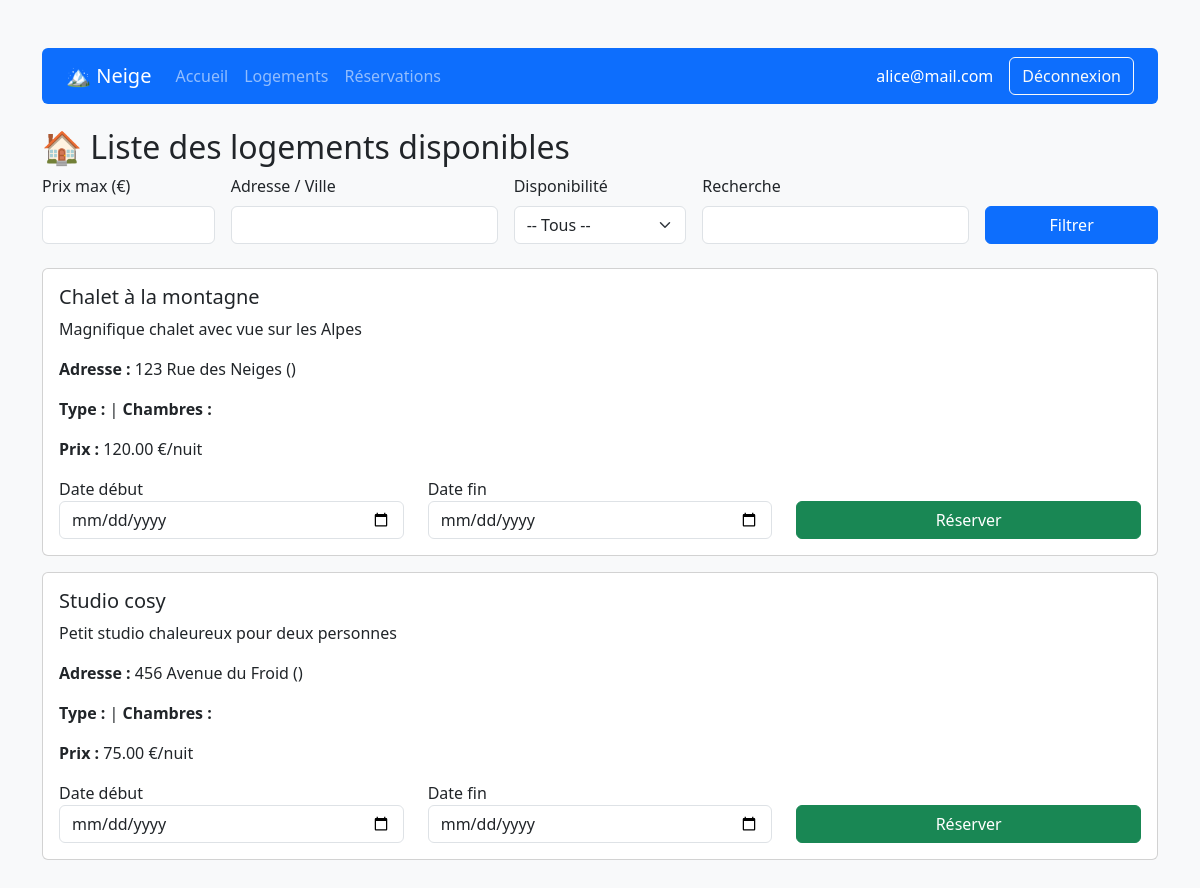
The page /index.php?page=2 (signed in) on the database its author committed.
### tables this page shows
CREATE TABLE logements (
    id INT AUTO_INCREMENT PRIMARY KEY,
    proprietaire_id INT,
    titre VARCHAR(255),
    description TEXT,
    adresse VARCHAR(255),
    prix_par_nuit DECIMAL(10, 2),
    disponible BOOLEAN DEFAULT TRUE,
    FOREIGN KEY (proprietaire_id) REFERENCES user(id)
);

### modele/modele.class.php (called while the page is built, shortened)
<?php
class Modele {
    private $pdo;
    public function __construct() {
        try {
            $this->pdo = new PDO("mysql:host=localhost;dbname=neige", "root", "");
            $this->pdo->setAttribute(PDO::ATTR_ERRMODE, PDO::ERRMODE_EXCEPTION);
        } catch (PDOException $exp) {
            echo "Erreur de connexion à la BDD : " . $exp->getMessage();
        }
    }
    public function selectAllLogements($prix_max = null, $adresse = null, $disponible = null, $recherche = null) {
        $sql = "SELECT * FROM logements WHERE 1=1";
        $params = [];
        $stmt = $this->pdo->prepare($sql);
        $stmt->execute($params);
        return $stmt->fetchAll();
    }
}
?>

### controleur/controleur.class.php (called while the page is built, shortened)
<?php
require_once("modele/modele.class.php");
class Controleur {
    private $unModele;
    public function __construct() {
        $this->unModele = new Modele();
    }
    function getLogements($prix_max = null, $adresse = null, $disponible = null, $recherche = null) {
        return $this->unModele->selectAllLogements($prix_max, $adresse, $disponible, $recherche);
    }
}
?>

### gestion_logements.php (the view, shortened to what this page needs)
<?php
$type = $_SESSION['type'];
if ($type == "client") {
    echo "<h2>🏠 Liste des logements disponibles</h2>";
    ?>
    <form method="get" class="row g-3 mb-4">
        <div class="col-md-2">
            <label class="form-label">Prix max (€)</label>
            <input type="number" class="form-control" name="prix_max"
                value="<?= isset($_GET['prix_max']) ? htmlspecialchars($_GET['prix_max']) : '' ?>">
        </div>
        <div class="col-md-3">
            <label class="form-label">Adresse / Ville</label>
            <input type="text" class="form-control" name="adresse"
                value="<?= isset($_GET['adresse']) ? htmlspecialchars($_GET['adresse']) : '' ?>">
        </div>
        <div class="col-md-2">
            <label class="form-label">Disponibilité</label>
            <select name="disponible" class="form-select">
                <option value="">-- Tous --</option>
            </select>
        </div>
        <div class="col-md-3">
            <label class="form-label">Recherche</label>
            <input type="text" class="form-control" name="recherche"
                value="<?= isset($_GET['recherche']) ? htmlspecialchars($_GET['recherche']) : '' ?>">
        </div>
        <div class="col-md-2 d-grid align-items-end">
            <button type="submit" class="btn btn-primary">Filtrer</button>
        </div>
    </form>
    <?php
    $prix_max = $_GET['prix_max'] ?? null;
    $adresse = $_GET['adresse'] ?? null;
    $disponible = $_GET['disponible'] ?? null;
    $recherche = $_GET['recherche'] ?? null;
    $logements = $unControleur->getLogements($prix_max, $adresse, $disponible, $recherche);
    foreach ($logements as $logement) {
        echo "<div class='card mb-3'>";
        echo "<div class='card-body'>";
        echo "<h5 class='card-title'>" . $logement['titre'] . "</h5>";
        echo "<p class='card-text'>" . $logement['description'] . "</p>";
        echo "<p class='card-text'><strong>Adresse :</strong> " . $logement['adresse'] . " (" . $logement['code_postal'] . ")</p>";
        echo "<p class='card-text'><strong>Type :</strong> " . $logement['type_logement'] . " | <strong>Chambres :</strong> " . $logement['nb_chambres'] . "</p>";
        echo "<p class='card-text'><strong>Prix :</strong> " . $logement['prix_par_nuit'] . " €/nuit</p>";
        echo "<form method='post'>
            <input type='hidden' name='logement_id' value='" . $logement['id'] . "'>
            <div class='row'>
                <div class='col'>
                    <label>Date début</label>
                    <input type='date' name='date_debut' class='form-control' required>
                </div>
                <div class='col'>
                    <label>Date fin</label>
                    <input type='date' name='date_fin' class='form-control' required>
                </div>
                <div class='col d-flex align-items-end'>
                    <input type='submit' name='reserver' value='Réserver' class='btn btn-success w-100'>
                </div>
            </div>
        </form>";
        echo "</div></div>";
    }
}
?>

### index.php (shortened to what this page needs)
<?php
require_once("controleur/controleur.class.php");
$unControleur = new Controleur();
?>
<!DOCTYPE html>
<html lang="fr">
<head>
    <link href="https://cdn.jsdelivr.net/npm/bootstrap@5.3.2/dist/css/bootstrap.min.css" rel="stylesheet">
</head>
<body class="bg-light">
<div class="container my-5">
<?php
if (!isset($_SESSION['email'])) {
    if (isset($erreur)) {
        echo "<div class='alert alert-danger text-center'>$erreur</div>";
    }
    if (isset($success)) {
        echo "<div class='alert alert-success text-center'>$success</div>";
    }
    if (isset($_GET['action']) && $_GET['action'] == 'inscription') {
        require_once("vue/vue_inscription.php");
    } else {
        require_once("vue/vue_connexion.php");
    }
} else {
    echo '
        <nav class="navbar navbar-expand-lg navbar-dark bg-primary rounded mb-4 px-4">
            <a class="navbar-brand" href="index.php?page=1">🏔️ Neige</a>
            <div class="collapse navbar-collapse">
                <ul class="navbar-nav me-auto">
                    <li class="nav-item"><a class="nav-link" href="index.php?page=1">Accueil</a></li>
                    <li class="nav-item"><a class="nav-link" href="index.php?page=2">Logements</a></li>
                    <li class="nav-item"><a class="nav-link" href="index.php?page=3">Réservations</a></li>
                </ul>
                <span class="navbar-text text-white me-3">'.$_SESSION['email'].'</span>
                <a class="btn btn-outline-light" href="index.php?page=4">Déconnexion</a>
            </div>
        </nav>
    ';
    $page = $_GET['page'] ?? 1;
    switch ($page) {
        case 2: require_once("gestion_logements.php"); break;
    }
}
?>
</div>
</body>
</html>

### rows shown on the page
logements: titre "Chalet à la montagne", description "Magnifique chalet avec vue sur les Alpes", adresse "123 Rue des Neiges", prix_par_nuit "120.00"
logements: titre "Studio cosy", description "Petit studio chaleureux pour deux personnes", adresse "456 Avenue du Froid", prix_par_nuit "75.00"

### other values the page prints
$_SESSION['email'] "alice@mail.com"
